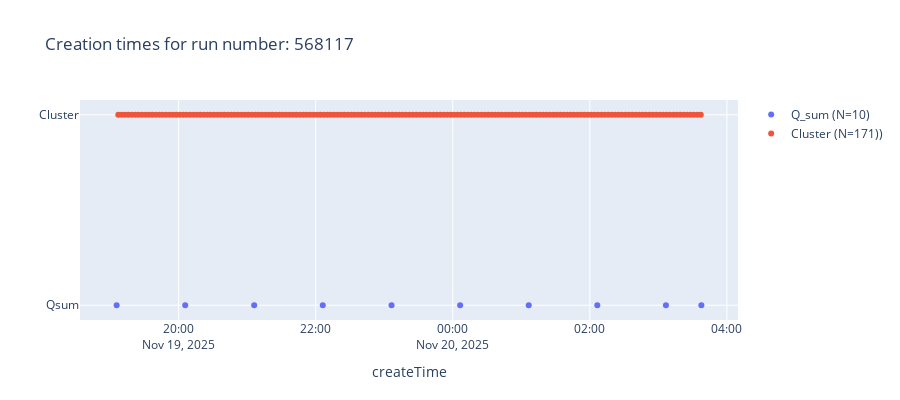
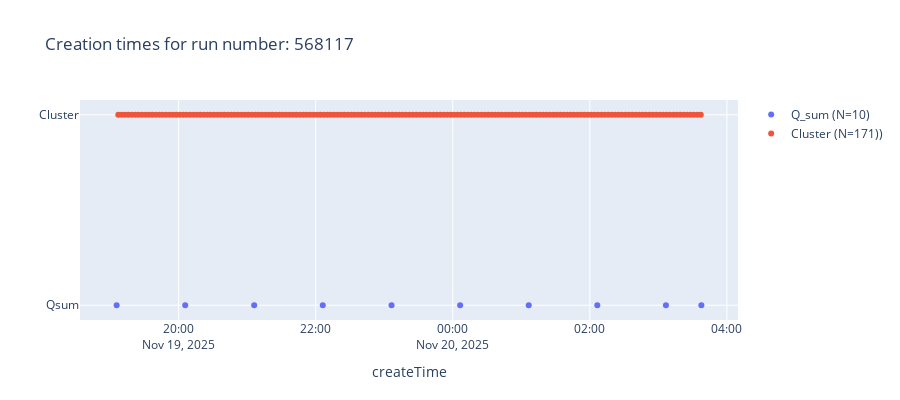

The cell these charts' notebook holds for them, in order:
### Code cell
import json 
import pandas as pd 
import os 
import math, os, sys, re
from pathlib import Path
from datetime import datetime

from array import array
import numpy as np
from tqdm.auto import tqdm 
import shutil 
import logging 

try:
    import ROOT 
except Exception as e:
    raise SystemExit("PyROOT import failed. Make sure your kernel uses the env with ROOT installed.\n" + str(e))

from utils import load_json_file_into_df, load_quality_summ_from_root_objects, config_logger, plot_qs_cluster_per_run_number

def filter_mo_based_on_quality_summaries(BASE_PATH, qcdb_mo_json_data_REL_PATH, bkkp_json_data_REL_PATH, qcdb_qs_mo_json_data_REL_PATH, qual_val_pairs, dst): 
    # metadata regards the versions of the objects 
    # an object is a path (ex. qc/TPC/MO/Clusters/c_Sides_N_Clusters), a version is one item in that path
    # mo could be an occupancy map, a cluster map, a graph etc. 
    mo_metadata = load_json_file_into_df(os.path.join(os.getcwd(), qcdb_mo_json_data_REL_PATH))    
    bkkp_filtered_runs =  load_json_file_into_df(os.path.join(os.getcwd(), bkkp_json_data_REL_PATH))   
    quality_summ_mo_metadata = load_json_file_into_df(os.path.join(os.getcwd(), qcdb_qs_mo_json_data_REL_PATH))    

    # Filter mo ex. cluster metadata based on wanted filters ex. the good runs loaded from book-keeping
        # Ensure same dtypes
    mo_metadata['RunNumber_int64'] = mo_metadata['RunNumber'].astype("int64") 
    quality_summ_mo_metadata['RunNumber_int64'] = mo_metadata['RunNumber'].astype("int64") 

    quality_summ_mo_metadata['RunNumber_int64'] = quality_summ_mo_metadata['RunNumber'].astype("int64") 
    bkkp_filtered_runs['runNumber_int64'] = bkkp_filtered_runs['runNumber']

        # Keep the MOs that exist in book-keeping 
    mo_metadata_bbkp_filtered = ( mo_metadata.loc[   mo_metadata['RunNumber_int64'].isin(bkkp_filtered_runs['runNumber_int64'])   ]
                                                .reset_index(drop=True) ) 

        # statistics to keep in mind 
    precentage = int(len(mo_metadata_bbkp_filtered) * 100/ len(mo_metadata))
    logger.info(f"{len(mo_metadata_bbkp_filtered)}/{len(mo_metadata)} or {precentage}% of cluster data (versions) are from the runs based on book-keeping filtering.")
    logger.info(f"The total number of runs taken into consideration from api bkkp limit --> {len(bkkp_filtered_runs)}")

    # Filter the mo ex. clusters FURTHER by a quality metric of the quality summaries loaded from qcdb 
    quality_dict = load_quality_summ_from_root_objects(filepath_of_root_objects= os.path.join(os.getcwd(), "data/qcdb_data/qc/TPC/MO/Q_O_physics/QualitySummary/"))

        # Chosen quality metric ex. Raw Occupancy quality is "Good"
    filtered_quality_summ_obj_names = [
        key 
        for key, value in quality_dict.items()
        if (
            not qual_val_pairs
            or all(value.get(q) == exp for q, exp in qual_val_pairs)
        )
    ]
        # stats
    logger.info(  f"{len(filtered_quality_summ_obj_names)}/{len(quality_dict)} quality summaries have the desired quality metrics {qual_val_pairs}")

        # However, the Root names are not the same across MOs! 
            # --> We need to correlate these objects with their corresponding Run Number and Creation Time (found on the object metadata)
    mask_metric = quality_summ_mo_metadata["fileName"].isin(filtered_quality_summ_obj_names)
    mask_runs = quality_summ_mo_metadata["RunNumber_int64"].isin(bkkp_filtered_runs["runNumber_int64"])


    quality_summ_mo_metadata_filtered = (
        quality_summ_mo_metadata[mask_metric & mask_runs]
        .reset_index(drop=True)
    )
        # stats
    logger.info(f"{len(quality_summ_mo_metadata_filtered)}/{len(quality_summ_mo_metadata)} or {int(len(quality_summ_mo_metadata_filtered) * 100 /len(quality_summ_mo_metadata))}% of quality summary objects have the specified filters.")

    ### CONCATENATE (put one on top of the other) the cluster data with the good quality summaries 
    # The only column they have in common is the 'RunNumber', so we group by it and then compare the creation times of the objects

    concat_mo_with_qsum_mo = pd.concat([mo_metadata_bbkp_filtered, quality_summ_mo_metadata_filtered], ignore_index=True)

    common_runs = set(mo_metadata_bbkp_filtered["RunNumber_int64"]).intersection(quality_summ_mo_metadata_filtered["RunNumber_int64"])
    logger.info(f"Number of commons runs between the mo and the quality summaries: {len(common_runs)}, Number of unique runs in mo data {len(set(mo_metadata_bbkp_filtered["RunNumber_int64"]))}, Number of unique runs in quality summaries {len(set(quality_summ_mo_metadata_filtered["RunNumber"]))}")

    concat_mo_with_qsum_mo = concat_mo_with_qsum_mo[ concat_mo_with_qsum_mo['RunNumber_int64'].isin(common_runs) ] 

    concat_mo_with_qsum_mo_group_by_run_number = concat_mo_with_qsum_mo.groupby("RunNumber_int64")
    n_groups = len(concat_mo_with_qsum_mo_group_by_run_number)
        
    # Create destination folder for the objects to keep
    os.makedirs(dst, exist_ok=True)

    global_idxs_saved = set()

    for _, group_df in tqdm(iterable=concat_mo_with_qsum_mo_group_by_run_number, total = n_groups, desc="Processing run groups"):
        
        mo_path = os.path.join(os.path.dirname(qcdb_mo_json_data_REL_PATH).replace("data/qcdb_data/", ""),
                                os.path.splitext(os.path.basename(qcdb_mo_json_data_REL_PATH))[0])

        qsum_path =os.path.join(os.path.dirname(qcdb_qs_mo_json_data_REL_PATH).replace("data/qcdb_data/", ""),
                                os.path.splitext(os.path.basename(qcdb_qs_mo_json_data_REL_PATH))[0])
        
        num_mo_objects = group_df.path.value_counts()[mo_path]
        num_qsum_mo_objects = group_df.path.value_counts()[qsum_path] 
        

        if num_mo_objects >=5 and num_qsum_mo_objects >= 5 and num_mo_objects>num_qsum_mo_objects:
                
                ref_times_series = group_df.loc[group_df["path"] == qsum_path, "createTime"]
                cl_times_series = group_df.loc[group_df["path"] == mo_path, "createTime"]
                
                for i in range(num_qsum_mo_objects): 
                    ref_time = ref_times_series.iloc[i] # ref times of qsum object! 
                    group_df[f"diff_min"] = (group_df["createTime"] - ref_time).abs() / 1000 / 60
                    
                    group_df["createTime_dt"] = pd.to_datetime(group_df["createTime"], unit="ms")
                    
                    # To debug and plot the cluster and quality summary timestamps
                    # logger.info("\n%s", group_df[["path", "RunNumber", "createTime_dt", f"diff_min"]])
                    plot_qs_cluster_per_run_number(ref_times_series, cl_times_series, group_df["RunNumber"].iloc[0])
                    
                    # only keep clusters that are within 10 min of the qsum ref time 
                    mask_valid = (group_df["path"] == mo_path) & (group_df[f"diff_min"]  < 10)

                    valid_idxs = group_df.index[mask_valid]
                    
                    logger.info(pd.to_datetime(ref_time, unit="ms"))
                    logger.info(group_df.loc[valid_idxs, "createTime_dt"])
                    logger.info(valid_idxs)
                    input()
                    #logger.info(valid_idxs)
                    
                    for idx in [i for i in valid_idxs if i not in global_idxs_saved]:
                        global_idxs_saved.add(idx)
                        fname = group_df.loc[idx, "fileName"]
                        continue
                        # src = os.path.join(
                        #     BASE_PATH,
                        #     qcdb_mo_json_data_REL_PATH.removesuffix(".json"),
                        #     fname,
                        # )
                        # shutil.copy(src, os.path.join(dst, fname))

                    group_df.drop('diff_min', axis=1, inplace=True)

        else:
            continue
            logger.critical("Either qsum or clusters don't exist.")
            print(group_df[["path", "RunNumber", "createTime"]])
            sys.exit(True)
            
    logger.info(f"{len(global_idxs_saved)}/{len(mo_metadata_bbkp_filtered)} total files were kept in the dst folder: {dst}")
    
    
    
if __name__ == '__main__': 

    logger = config_logger()
    BASE_PATH = os.getcwd()
    qcdb_mo_json_data_REL_PATH = "data/qcdb_data/qc/TPC/MO/Clusters/c_Sides_N_Clusters.json"
    bkkp_json_data_REL_PATH = "data/bkkp_data/runs_stable_beams_with_good_tpc_quality.json"
    qcdb_qs_mo_json_data_REL_PATH = "data/qcdb_data/qc/TPC/MO/Q_O_physics/QualitySummary.json"
    dest_folder = os.path.join(BASE_PATH, os.path.dirname(qcdb_mo_json_data_REL_PATH), "test")

    # qual_val_pairs = [("Raw occupancy quality","Good"), ("Cluster occupancy quality","Bad")]
    filter_mo_based_on_quality_summaries(BASE_PATH, qcdb_mo_json_data_REL_PATH, bkkp_json_data_REL_PATH, qcdb_qs_mo_json_data_REL_PATH, qual_val_pairs = [], dst=dest_folder)

### Figure 1 — Plotly figure (JSON) as saved in the notebook; plotly's stock layout.template omitted (floating-point values rounded to 4 significant figures; data arrays with more than 128 entries replaced by an {"elided": "..."} marker saying what was removed)
{"data": [{"mode": "markers", "name": "Q_sum (N=10)", "type": "scatter", "x": ["2025-11-20T03:37:36.592000000", "2025-11-20T03:06:35.165000000", "2025-11-20T02:06:32.379000000", "2025-11-20T01:06:29.631000000", "2025-11-20T00:06:27.024000000", "2025-11-19T23:06:24.330000000", "2025-11-19T22:06:11.652000000", "2025-11-19T21:06:08.994000000", "2025-11-19T20:05:46.356000000", "2025-11-19T19:05:45.091000000"], "y": ["Qsum", "Qsum", "Qsum", "Qsum", "Qsum", "Qsum", "Qsum", "Qsum", "Qsum", "Qsum"]}, {"mode": "markers", "name": "Cluster (N=171))", "type": "scatter", "x": {"elided": "171 str values"}, "y": {"elided": "171 str values"}}], "layout": {"height": 400, "title": {"text": "Creation times for run number: 568117"}, "xaxis": {"title": {"text": "createTime"}}, "yaxis": {"title": {"text": ""}}}}

### Figure 2 — Plotly figure (JSON) as saved in the notebook; plotly's stock layout.template omitted (floating-point values rounded to 4 significant figures; data arrays with more than 128 entries replaced by an {"elided": "..."} marker saying what was removed)
{"data": [{"mode": "markers", "name": "Q_sum (N=10)", "type": "scatter", "x": ["2025-11-20T03:37:36.592000000", "2025-11-20T03:06:35.165000000", "2025-11-20T02:06:32.379000000", "2025-11-20T01:06:29.631000000", "2025-11-20T00:06:27.024000000", "2025-11-19T23:06:24.330000000", "2025-11-19T22:06:11.652000000", "2025-11-19T21:06:08.994000000", "2025-11-19T20:05:46.356000000", "2025-11-19T19:05:45.091000000"], "y": ["Qsum", "Qsum", "Qsum", "Qsum", "Qsum", "Qsum", "Qsum", "Qsum", "Qsum", "Qsum"]}, {"mode": "markers", "name": "Cluster (N=171))", "type": "scatter", "x": {"elided": "171 str values"}, "y": {"elided": "171 str values"}}], "layout": {"height": 400, "title": {"text": "Creation times for run number: 568117"}, "xaxis": {"title": {"text": "createTime"}}, "yaxis": {"title": {"text": ""}}}}
